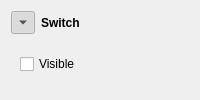
        <widget class="QWidget" name="widgetWrapSwitch" native="true">
         <property name="minimumSize">
          <size>
           <width>0</width>
           <height>0</height>
          </size>
         </property>
         <layout class="QGridLayout" name="gridLayout_12">
          <item row="0" column="0">
           <widget class="QToolButton" name="buttonSwitch">
            <property name="text">
             <string>...</string>
            </property>
            <property name="checkable">
             <bool>true</bool>
            </property>
            <property name="checked">
             <bool>true</bool>
            </property>
            <property name="arrowType">
             <enum>Qt::DownArrow</enum>
            </property>
           </widget>
          </item>
          <item row="0" column="1">
           <widget class="QLabel" name="labelSwitch">
            <property name="font">
             <font>
              <weight>75</weight>
              <bold>true</bold>
             </font>
            </property>
            <property name="text">
             <string>Switch</string>
            </property>
           </widget>
          </item>
          <item row="1" column="0" colspan="2">
           <widget class="QWidget" name="widgetSwitch" native="true">
            <property name="minimumSize">
             <size>
              <width>0</width>
              <height>0</height>
             </size>
            </property>
            <layout class="QGridLayout" name="gridLayout_13">
             <item row="0" column="0">
              <widget class="QCheckBox" name="checkBoxSwitchVisible">
               <property name="text">
                <string>Visible</string>
               </property>
              </widget>
             </item>
            </layout>
           </widget>
          </item>
         </layout>
        </widget>
